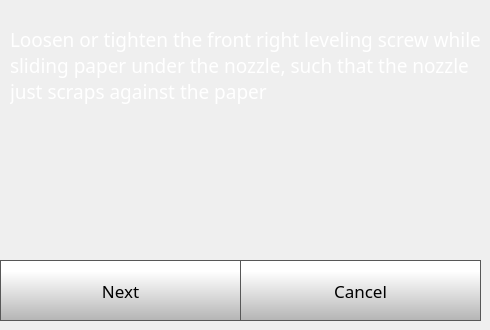
    <widget class="QWidget" name="quickStep2Page">
     <widget class="QLabel" name="calibrateLabel_7">
      <property name="geometry">
       <rect>
        <x>10</x>
        <y>0</y>
        <width>471</width>
        <height>131</height>
       </rect>
      </property>
      <property name="font">
       <font>
        <family>Gotham</family>
        <pointsize>14</pointsize>
        <weight>50</weight>
        <bold>false</bold>
       </font>
      </property>
      <property name="styleSheet">
       <string notr="true">color: rgb(255, 255, 255);</string>
      </property>
      <property name="text">
       <string>Loosen or tighten the front right leveling screw while sliding paper under the nozzle, such that the nozzle just scraps against the paper</string>
      </property>
      <property name="wordWrap">
       <bool>true</bool>
      </property>
     </widget>
     <widget class="QPushButton" name="quickStep2NextButton">
      <property name="geometry">
       <rect>
        <x>0</x>
        <y>260</y>
        <width>241</width>
        <height>61</height>
       </rect>
      </property>
      <property name="font">
       <font>
        <family>Gotham</family>
        <pointsize>13</pointsize>
       </font>
      </property>
      <property name="styleSheet">
       <string notr="true">QPushButton {
     border: 1px solid rgb(87, 87, 87);
	background-color: qlineargradient(spread:pad, x1:0, y1:1, x2:0, y2:0.188, stop:0 rgba(180, 180, 180, 255), stop:1 rgba(255, 255, 255, 255));


}

QPushButton:pressed {
    background-color: qlineargradient(x1: 0, y1: 0, x2: 0, y2: 1,
                                      stop: 0 #dadbde, stop: 1 #f6f7fa);
}

QPushButton:flat {
    border: none; /* no border for a flat push button */
}

QPushButton:default {
    border-color: navy; /* make the default button prominent */
}

QPushButton:focus {
	outline: none;
}</string>
      </property>
      <property name="text">
       <string>Next</string>
      </property>
      <property name="iconSize">
       <size>
        <width>40</width>
        <height>40</height>
       </size>
      </property>
     </widget>
     <widget class="QPushButton" name="quickStep2CancelButton">
      <property name="geometry">
       <rect>
        <x>240</x>
        <y>260</y>
        <width>241</width>
        <height>61</height>
       </rect>
      </property>
      <property name="font">
       <font>
        <family>Gotham</family>
        <pointsize>13</pointsize>
       </font>
      </property>
      <property name="styleSheet">
       <string notr="true">QPushButton {
     border: 1px solid rgb(87, 87, 87);
	background-color: qlineargradient(spread:pad, x1:0, y1:1, x2:0, y2:0.188, stop:0 rgba(180, 180, 180, 255), stop:1 rgba(255, 255, 255, 255));


}

QPushButton:pressed {
    background-color: qlineargradient(x1: 0, y1: 0, x2: 0, y2: 1,
                                      stop: 0 #dadbde, stop: 1 #f6f7fa);
}

QPushButton:flat {
    border: none; /* no border for a flat push button */
}

QPushButton:default {
    border-color: navy; /* make the default button prominent */
}

QPushButton:focus {
	outline: none;
}</string>
      </property>
      <property name="text">
       <string>Cancel</string>
      </property>
      <property name="iconSize">
       <size>
        <width>40</width>
        <height>40</height>
       </size>
      </property>
     </widget>
    </widget>
